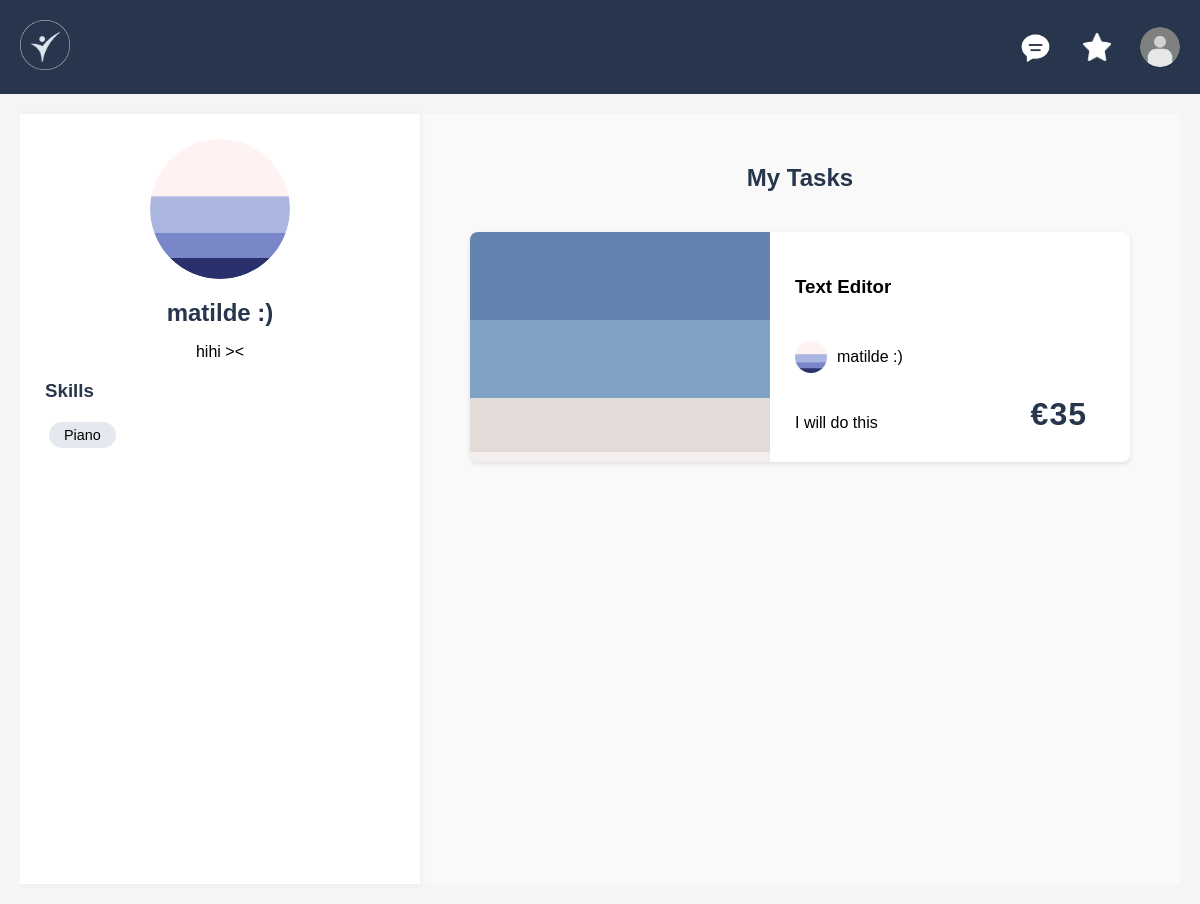
The page /pages/user.php?user=matilde on the database its author committed.
### tables this page shows
CREATE TABLE users (
    username VARCHAR PRIMARY KEY,
    name VARCHAR NOT NULL,
    password VARCHAR NOT NULL,
    email VARCHAR NOT NULL,
    admin_power BOOLEAN,
    task_mode BOOLEAN,
    bio VARCHAR,
    profile_photo VARCHAR(255), 
    skills TEXT,
    money string NOT NULL 
);

CREATE TABLE services (
    id INTEGER PRIMARY KEY AUTOINCREMENT,
    taskname VARCHAR NOT NULL,
    pricing INTEGER NOT NULL,
    delivery_time VARCHAR REFERENCES delivery_time,
    description VARCHAR,
    rating INTEGER,
    Nrating INTEGER,
    category VARCHAR REFERENCES categories,
    user VARCHAR REFERENCES users ON DELETE CASCADE,
    image TEXT
);

### database/user_db.php (called while the page is built, shortened)
<?php
class User {
    public static function get_user($username) {
        $db = Database::getInstance();
        $stmt = $db->prepare('SELECT * FROM users WHERE username = ?');
        $stmt->execute([$username]);
        return $stmt->fetch();
    }
}
?>

### database/service_db.php (called while the page is built, shortened)
<?php
class Service {
    public static function get_services_by_user(string $username): array {
        $db = Database::getInstance();
        $stmt = $db->prepare("SELECT s.*, u.profile_photo as seller_photo, u.name as seller_name,
                               COALESCE(s.taskname, s.description) as task_title,
                               (SELECT COUNT(*) FROM transactions WHERE service_id = s.id) as order_count,
                               s.image as all_images
                            FROM services s
                            JOIN users u ON s.user = u.username
                            WHERE s.user = ?
                            ORDER BY s.id DESC ");
        $stmt->execute([$username]);
        return $stmt->fetchAll();
    }
}
?>

### pages/user.php (the view, shortened to what this page needs)
<?php
require_once(__DIR__ . '/../database/user_db.php');
require_once(__DIR__ . '/../database/service_db.php');
$profileUser = $_GET['user'] ?? $_SESSION['username'] ?? null;
$userData = null;
$services = [];
if ($profileUser) {
    $userData = User::get_user($profileUser);
    try {
        $services = Service::get_services_by_user($profileUser);
    } catch (PDOException $e) {
        error_log("Error fetching services: " . $e->getMessage());
    }
}
?>
<!DOCTYPE html>
<html lang="en">
<head>
    <link rel="stylesheet" href="css/style.css">
    <link rel="stylesheet" href="css/user.css">
    <link rel="stylesheet" href="css/gig_card.css">
</head>
<body>
<?php include_once(__DIR__ . '/../components/header.php'); ?>
<main class="main-layout">
    <aside class="user">
        <div class="user-profile" id="userProfile">
            <div class="user-photo-container" id="userPhotoContainer">
                <img id="userProfilePic"
                    src="<?= !empty($userData['profile_photo']) ? '../docs/' . htmlspecialchars($userData['profile_photo']) : '../docs/user_icon.png' ?>"
                    alt="User Profile Picture" class="user-photo">
            </div>
            <h2 class="user-name" id="userName">
                <?= htmlspecialchars($userData['name'] ?? $_SESSION['username'] ?? 'Guest') ?>
            </h2>
            <p class="user-bio" id="userBio" onclick="editBio()">
                <?= htmlspecialchars($userData['bio'] ?? 'Full-stack developer passionate about clean code and user-centered design.') ?>
            </p>
            <div class="user-skills">
                <h3>Skills</h3>
                <ul class="skills-list">
                    <?php
                    if (!empty($userData['skills'])) {
                        $skillsArray = explode(',', $userData['skills']);
                        foreach ($skillsArray as $skill) {
                            echo '<li>' . htmlspecialchars(trim($skill)) . '</li>';
                        }
                    } else {
                        echo '<li>JavaScript</li><li>React</li><li>UI/UX</li>';
                    }
                    ?>
                </ul>
            </div>
        </div>
    </aside>
    <section class="content-area">
        <h1 class="page-title">My Tasks</h1>
        <div class="gigs-container">
            <?php
            require_once(__DIR__ . '/gig_card.php');
            if (!empty($services)) {
                foreach($services as $service) {
                    renderGigCard($service, true);
                }
            } else {
                echo '<p class="no-tasks">No tasks found. <a href="new_task.php">Create your first task!</a></p>';
            }
            ?>
        </div>
    </section>
</main>
</body>
</html>

### components/header.php (shortened to what this page needs)
<?php
$userPhoto = '../docs/user_icon.png';
$isTasker = false;
?>
<header>
    <a href="home.php"><img src="../docs/logo.png" alt="Taskly Logo" class="logo"></a>
    <div class="header-right">
        <?php if (isset($_SESSION['username'])): ?>
            <?php if ($isTasker): ?>
                <a href="new_task.php" class="new-task-button">New Task</a>
            <?php endif; ?>
            <a href="message_hub.php" class="messages-button">
                <img src="../docs/message.png" alt="Messages" class="message-icon">
            </a>
            <a href="favorites.php" class="favorites-button">
                <img src="../docs/star.png" alt="Favorites" class="star-icon">
            </a>
        <?php else: ?>
            <a href="login.php?redirect=messages" class="messages-button">
                <img src="../docs/message.png" alt="Messages" class="message-icon">
            </a>
            <a href="login.php?redirect=favorites" class="favorites-button">
                <img src="../docs/star.png" alt="Favorites" class="star-icon">
            </a>
        <?php endif; ?>
        <img src="<?= htmlspecialchars($userPhoto) ?>" alt="User Profile" class="user-icon" onclick="toggleUserMenu()">
    </div>
</header>

### pages/gig_card.php (shortened to what this page needs)
<link rel="stylesheet" href="css/gig_card.css">
<?php
function renderGigCard($service, $showSettings = false) {
    $images = [];
    if (!empty($service['all_images'])) {
        $imageList = explode(',', $service['all_images']);
        foreach ($imageList as $image) {
            $image = trim($image);
            if (!empty($image) && file_exists(__DIR__ . '/../docs/' . $image)) {
                $images[] = $image;
            }
        }
    }
    ?>
    <div class="gig-card" data-gig-id="<?= $service['id'] ?>">
        <div class="gig-image-container">
            <?php foreach ($images as $index => $image): ?>
                <img src="../docs/<?= htmlspecialchars($image) ?>"
                        alt="<?= htmlspecialchars($service['task_title']) ?>"
                        class="gig-image <?= $index === 0 ? 'active' : '' ?>"
                        data-index="<?= $index ?>">
            <?php endforeach; ?>
        </div>
        <div class="gig-details">
            <h3><?= htmlspecialchars($service['task_title']) ?></h3>
            <div class="gig-seller">
                <a href="user.php?user=<?= urlencode($service['user']) ?>" class="gig-seller-link">
                    <img src="<?= !empty($service['seller_photo']) ? '../docs/' . htmlspecialchars($service['seller_photo']) : '../docs/user_icon.png' ?>"
                         alt="<?= htmlspecialchars($service['seller_name']) ?>"
                         class="seller-avatar">
                    <span><?= htmlspecialchars($service['seller_name']) ?></span>
                </a>
            </div>
            <p class="gig-description"><?= htmlspecialchars($service['description']) ?></p>
            <span class="gig-price">€<?= htmlspecialchars($service['pricing']) ?></span>
        </div>
    </div>
    <?php
}
?>

### pages/css/style.css (style rules this page uses)
body { font-family: Arial, sans-serif; background-color: #f5f5f5; margin: 0; padding: 0; }
header { background-color: #27364c; color: white; padding: 20px; display: flex; align-items: center; gap: 10px; }
main { padding: 20px; }
.logo { height: 50px; width: auto; }
.header-right { display: flex; align-items: center; gap: 20px; margin-left: auto; position: relative; }
.user-icon { height: 40px; width: 40px; border-radius: 50%; cursor: pointer; }
.page-title { color: #27364c; margin-bottom: 20px; text-align: center; }
.favorites-button { display: flex; align-items: center; justify-content: center; width: 40px; height: 40px; margin: 0 1px; border-radius: 50%; transition: background-color 0.2s ease; padding-right: 2px; }
.star-icon { width: 28px; height: 28px; transition: color 0.2s ease; filter: brightness(0) invert(1); }
.messages-button { display: flex; align-items: center; justify-content: center; width: 40px; height: 40px; margin: 0 1px; border-radius: 50%; transition: background-color 0.2s ease; }
.message-icon { width: 40px; height: 40px; filter: brightness(0) invert(1); }

### pages/css/user.css (style rules this page uses)
.main-layout { display: flex; min-height: calc(100vh - 80px); }
.user { width: 350px; background: white; padding: 25px; position: sticky; top: 80px; height: calc(100vh - 80px); overflow-y: auto; box-shadow: 2px 0 5px rgba(0,0,0,0.05); }
.user-profile { text-align: center; }
.user-photo-container { position: relative; width: 140px; height: 140px; margin: 0 auto; margin-bottom: 20px; border-radius: 50%; overflow: hidden; display: flex; align-items: center; justify-content: center; }
.user-photo { width: 100%; height: 100%; object-fit: cover; border-radius: 50%; display: block; }
.user-name { font-size: 1.5em; margin: 0; color: #27364c; }
.user-skills { text-align: left; }
.user-skills h3 { margin-bottom: 10px; color: #27364c; }
.skills-list { list-style-type: none; padding-left: 0; margin-bottom: 10px; }
.skills-list li { background-color: #e4e9f0; display: inline-block; padding: 5px 15px; border-radius: 15px; margin: 4px; font-size: 0.9em; transition: all 0.2s ease; }
.content-area { flex: 1; padding: 30px; background-color: #f9f9f9; }

### pages/css/gig_card.css (style rules this page uses)
.gigs-container { display: flex; flex-direction: column; gap: 25px; padding: 20px; }
.gig-card { display: flex; flex-direction: row; background-color: white; border-radius: 8px; overflow: hidden; height: 230px; box-shadow: 0 2px 5px rgba(0,0,0,0.1); transition: transform 0.2s ease; position: relative; cursor: pointer; margin-bottom: 20px; }
.gig-image-container { width: 300px; height: 230px; overflow: hidden; flex-shrink: 0; position: relative; }
.gig-image { width: 100%; height: 100%; object-fit: cover; position: absolute; top: 0; left: 0; opacity: 0; transition: opacity 0.3s ease; pointer-events: none; }
.gig-image.active { opacity: 1; pointer-events: auto; }
.gig-details { position: relative; padding: 25px; flex: 1; display: flex; flex-direction: column; justify-content: space-between; gap: 15px; }
.gig-price { position: absolute; right: 25px; bottom: 25px; font-size: 2em; font-weight: bold; color: #27364c; letter-spacing: 1px; background: rgba(255,255,255,0.85); padding: 4px 18px; border-radius: 12px; z-index: 2; }
.gig-seller { display: flex; align-items: center; margin: 10px 0; }
.seller-avatar { width: 32px; height: 32px; border-radius: 50%; margin-right: 10px; object-fit: cover; }
.gig-actions, .carousel-btn, .dot, .gig-seller a { pointer-events: auto; }
.gig-seller-link, .gig-seller-link:visited, .gig-seller-link:active, .gig-seller-link:focus { display: flex; align-items: center; text-decoration: none; color: inherit; }

### rows shown on the page
users: profile_photo (picture), name "matilde :)", bio "hihi ><", skills "Piano"
services: task_title "Text Editor", seller_name "matilde :)", description "I will do this", pricing "35"
